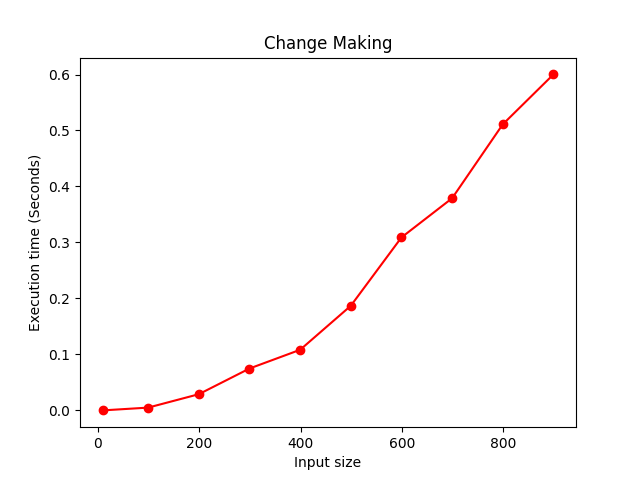

The script that drew this image:
import time
import pylab
import myLibrary as lib

# Applies dynamic programming to find the minimum number of coins
# of denominations d1 < d2 < . . . < dm where d1 = 1 that add up to a
# given amount n
# Input: Positive integer n and array D[1..m] of increasing positive
# integers indicating the coin denominations where D[1]= 1
# Output: The minimum number of coins that add up to n

def ChangeMaking(D,n):
    m = len(D)-1
    F = [0 for _ in range(n+1)]#+1 vì xếp từ 1-> m
    for i in range(1, n+1):
        temp = 9999
        j = 1
        while j <= m and i>= D[j]:
            temp = min(F[i-D[j]],temp)
            j = j+1
        F[i] = temp+1
    return F[n]

# A =  [1,2,4] 
# print(ChangeMaking(A,20))
# #5

A0 = lib.listGen(10)
A1 = lib.listGen(100)
A2 = lib.listGen(200)
A3 = lib.listGen(300)
A4 = lib.listGen(400)
A5 = lib.listGen(500)
A6 = lib.listGen(600)
A7 = lib.listGen(700)
A8 = lib.listGen(800)
A9 = lib.listGen(900)

#0
startA0 = time.time()
ChangeMaking(A0,A0[-1]*2)
stopA0 = time.time()
timeA0 = stopA0 - startA0
sizeA0 = len(A0)
#1
startA1 = time.time()
ChangeMaking(A1,A1[-1]*2)
stopA1 = time.time()
timeA1 = stopA1 - startA1
sizeA1 = len(A1)
#2
startA2 = time.time()
ChangeMaking(A2,A2[-1]*2)
stopA2 = time.time()
timeA2 = stopA2 - startA2
sizeA2 = len(A2)
#3
startA3 = time.time()
ChangeMaking(A3,A3[-1]*2)
stopA3 = time.time()
timeA3 = stopA3 - startA3
sizeA3 = len(A3)
#4
startA4 = time.time()
ChangeMaking(A4,A4[-1]*2)
stopA4 = time.time()
timeA4 = stopA4 - startA4
sizeA4 = len(A4)
#5
startA5 = time.time()
ChangeMaking(A5,A5[-1]*2)
stopA5 = time.time()
timeA5 = stopA5 - startA5
sizeA5 = len(A5)
#6
startA6 = time.time()
ChangeMaking(A6,A6[-1]*2)
stopA6 = time.time()
timeA6 = stopA6 - startA6
sizeA6 = len(A6)
#7
startA7 = time.time()
ChangeMaking(A7,A7[-1]*2)
stopA7 = time.time()
timeA7 = stopA7 - startA7
sizeA7 = len(A7)
#8
startA8 = time.time()
ChangeMaking(A8,A8[-1]*2)
stopA8 = time.time()
timeA8 = stopA8 - startA8
sizeA8 = len(A8)
#9
startA9 = time.time()
ChangeMaking(A9,A9[-1]*2)
stopA9 = time.time()
timeA9 = stopA9 - startA9
sizeA9 = len(A9)



pylab.plot([sizeA0,sizeA1,sizeA2,sizeA3,sizeA4,sizeA5,sizeA6,sizeA7,sizeA8,sizeA9],[timeA0,timeA1,timeA2,timeA3,timeA4,timeA5,timeA6,timeA7,timeA8,timeA9],'ro-')
pylab.title('Change Making')
pylab.xlabel('Input size')
pylab.ylabel('Execution time (Seconds)')
pylab.show()
